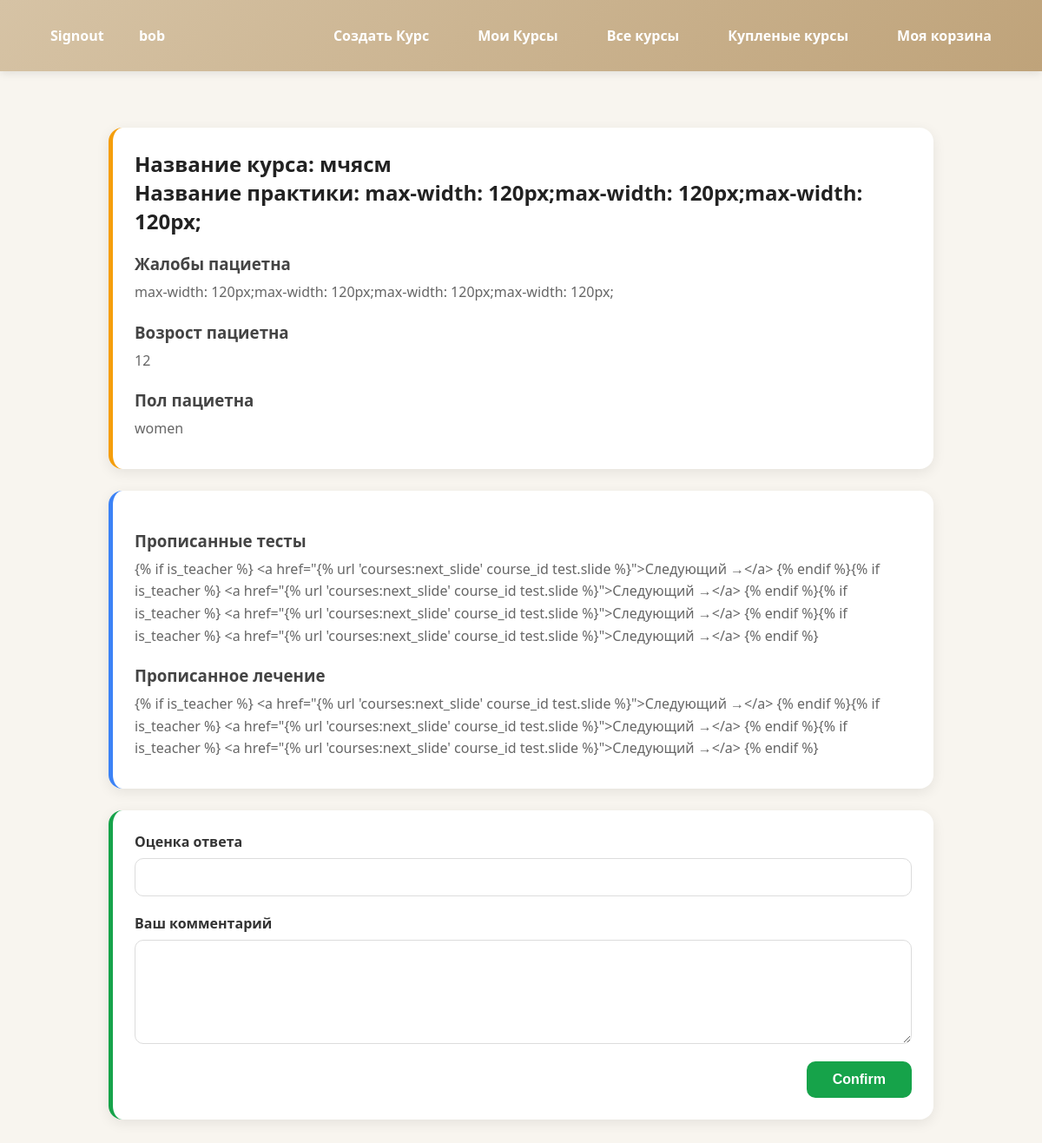
Page /courses/check_answer/31/ (signed in) on the committed database.
### users/models.py (models this page shows, shortened)
class CustomerUser(AbstractUser):
    photo = models.ImageField(
        blank=True,
        null=True,
        help_text="Фото профиля (рекомендуемый размер 400x400)",
        upload_to='user_photos/',default="avatar.svg"
    )
    teacher = models.BooleanField(default=False,verbose_name='Вы хотите иметь возможность создавать курсы?')
    phone_number = models.CharField(max_length=32, blank=False, null=False)
    @property
    def is_teacher(self):
        return self.teacher

### courses/models.py (models this page shows, shortened)
class Practice_course(models.Model):
    title = models.CharField(max_length=150)
    course = models.ForeignKey(Course,on_delete=models.CASCADE,related_name="course_pactices", verbose_name="Название курса",null=True, blank=True)
    complaints = models.TextField()
    age = models.PositiveBigIntegerField()
    GENDER_ROLES = (('men','Мужчина'),
                  ('women',"Женщина"))
    gender = models.CharField(max_length=10,choices=GENDER_ROLES, default='men')
    diagnosis=models.TextField()
    slide = models.PositiveBigIntegerField(default=0)

class Course(models.Model):
    title = models.CharField(max_length=150)
    teacher = models.ForeignKey(CustomerUser,on_delete=models.CASCADE,verbose_name="Учитель курса",related_name="owned_courses")
    extra_teachers = models.ManyToManyField(CustomerUser,related_name="extra_courses", verbose_name="Дополнительные учителя курса",blank=True)
    ready = models.BooleanField(default=False)
    price = models.PositiveBigIntegerField(default=0)
    category = models.ForeignKey(
        Category,
        on_delete=models.SET_NULL,
        null=True,
        blank=True)
    curent_slides = models.PositiveBigIntegerField(default=0)

class Practice_answers(models.Model):
    course = models.ForeignKey(Course,on_delete=models.CASCADE,related_name="course_practice_answers", verbose_name="Название курса",null=True, blank=True)
    practice = models.ForeignKey(Practice_course,on_delete=models.CASCADE,verbose_name="Название задания")
    student = models.ForeignKey(CustomerUser,on_delete=models.CASCADE,verbose_name="Студент")
    tests = models.TextField(verbose_name="Тесты")
    treatment = models.TextField(verbose_name="Лечние")
    results = models.IntegerField(null=True, blank=True)
    commentary = models.TextField(verbose_name="Комментарий",blank=True, null=True)

### courses/views.py (the view, shortened to what this page needs)
# urls.py: path('check_answer/<int:answer_id>/', check_answer,name='check_answer'),
@login_required(login_url='users:signup')
def check_answer(request,answer_id):
    answer = Practice_answers.objects.filter(id=answer_id).first()
    if not answer:
        return redirect('users:user_page')
    course = answer.practice.course
    practice = answer.practice
    student = answer.student
    if request.user != course.teacher and request.user not in course.extra_teachers.all():
        messages.error(request, 'У вас нет прав')
        return redirect('users:user_page')
    return render(request,'check_answer.html',{'answer':answer,'practice':practice})

### courses/templates/check_answer.html (shortened to what this page needs)
{% extends 'home.html' %}
{% load static %}
{% block content %}
<div class="check-answer">
    <div class="task-info">
        <h2>Название курса: {{practice.course.title}} </h2>
        <h2>Название практики: {{practice.title}} </h2>
        <h3>Жалобы пациетна</h3>
        <h4>{{practice.complaints}}</h4>
        <h3>Возрост пациетна</h3>
        <h4>{{practice.age}}</h4>
        <h3>Пол пациетна</h3>
        <h4>{{practice.gender}}</h4>
    </div>
    <div class="student-answer">
        <h3>Прописанные тесты</h3>
        <h4>{{answer.tests}}</h4>
        <h3>Прописанное лечение</h3>
        <h4>{{answer.treatment}}</h4>
    </div>
    <div class="teacher-check">
    <form class="teacher-check-form" action="" method="POST">
    <div class="check-group">
            <label for="results">Оценка ответа</label>
            <input type="number" name="results"  min="0" max="100" required>
        </div>
    <div class="check-group">
            <label for="commentary">Ваш комментарий</label>
            <textarea name="commentary" required></textarea>
        </div>
        <div class="check-confirm">
            <input class="btn-check" type="submit" value="Confirm" />
        </div>
    </form>
</div>
</div>
{% endblock %}

### users/templates/home.html (shortened to what this page needs)
{% load static %}
<!DOCTYPE html>
<html lang="en">
<head>
    <link rel="stylesheet" href="{% static 'css/style.css' %}">
</head>
<body>
    <header>
        {% if request.user.is_authenticated %}
        <div class="user-link">
            <a href="{% url 'users:signout' %}">Signout</a>
            <a href="{% url 'users:user_page' %}">{{request.user.username}}</a>
        </div>
            {% if request.user.is_teacher %}
            <a href="{% url 'courses:create_course' %}">Создать Курс</a>
            <a href="{% url 'courses:my_courses' %}">Мои Курсы</a>
            {% endif %}
        <a href="{% url 'shop:all_courses' %}">Все курсы</a>
        <a href="{% url 'users:user_page' %}">Купленые курсы</a>
        <a href="{% url 'shop:my_cart' %}">Моя корзина</a>
        {% else %}
        <a href="{% url 'users:signup' %}">Зайти</a>
        <a href="{% url 'users:register' %}">Зарегестрироваться</a>
        {% endif %}
    </header>
    <main>
        {% block content %}
        {% endblock %}
    </main>
</body>
</html>

### users/static/css/style.css (style rules this page uses)
* { margin: 0; padding: 0; box-sizing: border-box; }
body { font-family: "Segoe UI", sans-serif; background: #f8f5ef; color: #333; min-height: 100vh; }
header { background: linear-gradient(135deg, #d6c3a5, #bfa37a); padding: 20px 40px; display: flex; gap: 20px; align-items: center; flex-wrap: wrap; box-shadow: 0 2px 10px rgba(0,0,0,0.1); }
header a { text-decoration: none; color: white; font-weight: 600; padding: 10px 18px; border-radius: 10px; transition: 0.3s; }
main { max-width: 1200px; margin: 40px auto; padding: 0 20px; }
.user-link { margin-right: auto; }
.check-answer { max-width: 1000px; margin: 40px auto; padding: 25px; display: flex; flex-direction: column; gap: 25px; }
.task-info, .student-answer, .teacher-check { background: #fff; padding: 25px; border-radius: 16px; box-shadow: 0 4px 15px rgba(0,0,0,0.08); }
.task-info h2, .student-answer h3, .teacher-check h3 { margin-top: 0; color: #222; }
.task-info h3, .student-answer h3 { margin-top: 20px; color: #444; }
.task-info h4, .student-answer h4 { margin: 8px 0; font-weight: 400; color: #666; line-height: 1.6; }
.teacher-check-form { display: flex; flex-direction: column; gap: 20px; }
.check-group { display: flex; flex-direction: column; gap: 8px; }
.check-group label { font-weight: 600; color: #333; }
.check-group input, .check-group textarea { padding: 12px; border: 1px solid #dcdcdc; border-radius: 10px; font-size: 1rem; outline: none; transition: 0.3s; }
.check-group textarea { min-height: 120px; resize: vertical; }
.check-confirm { display: flex; justify-content: flex-end; }
.btn-check { border: none; padding: 12px 30px; border-radius: 10px; background: #16a34a; color: white; font-size: 1rem; font-weight: 600; cursor: pointer; transition: 0.3s; }
.student-answer { border-left: 5px solid #3b82f6; }
.task-info { border-left: 5px solid #f59e0b; }
.teacher-check { border-left: 5px solid #16a34a; }

### rows in the picture
CustomerUser: user.username "bob"
Practice_course: course "мчясм", title "max-width: 120px;max-width: 120px;max-width: 120px;", complaints "max-width: 120px;max-width: 120px;max-width: 120px;max-width: 120px;", age "12", gender "women"
Practice_answers: tests "{% if is_teacher %} <a href=\"{% url 'courses:next_slide' course_id test.slide %}\">Следующий →</a> {% endif %}{% if is_teacher %} <a href=\"{% url 'courses:next_slide' course_id test.slide %}\">Следующий →</a> {% endif %}{% if is_teacher %} <a href=\"{% url 'courses:next_slide' course_id test.slide %}\">Следующий →</a> {% endif %}{% if is_teacher %} <a href=\"{% url 'courses:next_slide' course_id test.slide %}\">Следующий →</a> {% endif %}", treatment "{% if is_teacher %} <a href=\"{% url 'courses:next_slide' course_id test.slide %}\">Следующий →</a> {% endif %}{% if is_teacher %} <a href=\"{% url 'courses:next_slide' course_id test.slide %}\">Следующий →</a> {% endif %}{% if is_teacher %} <a href=\"{% url 'courses:next_slide' course_id test.slide %}\">Следующий →</a> {% endif %}"
